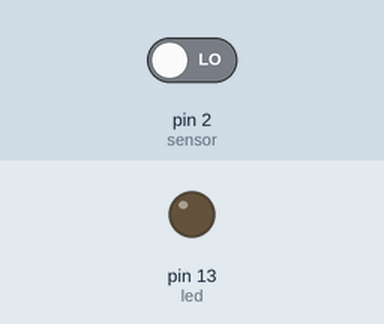
A sketch run on a simulated Arduino Uno, built with avr-gcc and run on an emulated ATmega328P. On the bench: output pins drawn as LEDs (lit = HIGH). The test bench sets the inputs (shaded band); at power-on: pin 2 (sensor) LOW.

Above: at 1.2 s.
1.3 s: pin 2 (sensor) driven HIGH
At 2.3 s:
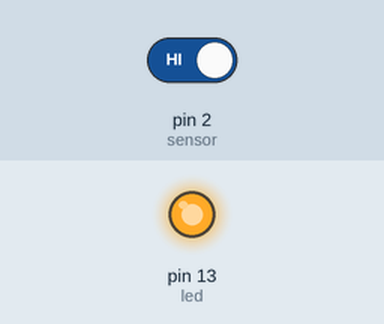
2.8 s: pin 2 (sensor) driven LOW
At 3.4 s:
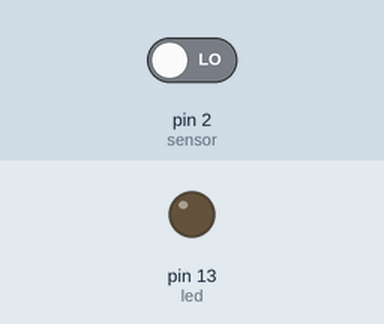
Timing chart, 0 to 5.8 s (numbered marks = the images above; inputs shaded):
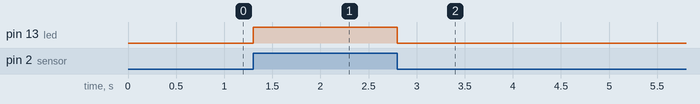

Measured:
- after the input at 1.3 s, pin 13 (led): LOW → HIGH at once
- after the input at 2.8 s, pin 13 (led): HIGH → LOW at once

The sketch:

smart_parking_system.ino
```cpp
int sensor = 2;
int led = 13;

void setup() {
pinMode(sensor, INPUT);
pinMode(led, OUTPUT);
}

void loop() {
int value = digitalRead(sensor);

if(value == HIGH) {
digitalWrite(led, HIGH);
}
else {
digitalWrite(led, LOW);
}
}
```
